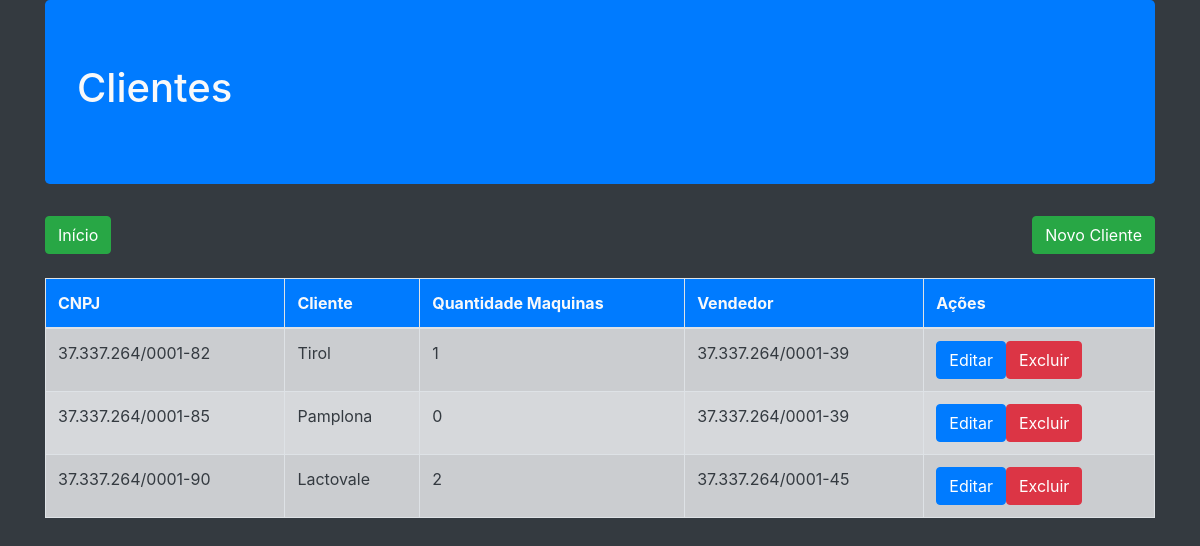
Page /Clientes/ListaCliente.php on the committed database.
### tables this page shows
CREATE TABLE `cliente` (
  `cnpj_cli` varchar(18) NOT NULL,
  `nome` varchar(100) NOT NULL,
  `qtd_maq` int(11) DEFAULT NULL,
  `cnpj_vend` varchar(18) NOT NULL
);

### Vendedor/App/Db/Conexao.class.php (called while the page is built, shortened)
<?php
class Conexao{
private $table;
private $connection;
public function __construct($table=null)
{
    $this->table= $table;
}
private function Conexao(){
    $username='root';
    $password='';
   try{
        $this->connection= new PDO ('mysql:host=localhost;dbname=cadastro_maquinas',$username, $password);
        $this->connection->setAttribute(PDO::ATTR_ERRMODE,PDO::ERRMODE_EXCEPTION);
    }catch(PDOException $e){
        die('ERROR:'.$e->getMessage());
}
}
public function execute($query,$params=[]){
    try{
        $statement = $this->connection->prepare($query);
        $statement->execute($params);
        return $statement;
    }catch(PDOException $e){
        die('ERROR:'.$e->getMessage());
    }
}
public function select($where=null,$order=null,$limit=null,$fields='*'){
    $where= strlen($where)?'WHERE '.$where:'';
    $order= strlen($order)?'ORDER BY '.$order:'';
    $limit= strlen($limit)?'LIMIT '.$limit:'';
    $query='SELECT '.$fields.' FROM '.$this->table.' '.$where.' '.$order.' '.$limit;
    return $this->execute($query);
}
}
?>

### Vendedor/App/Entity/Cliente.class.php (called while the page is built, shortened)
<?php
require_once ('../Vendedor/App/Db/Conexao.class.php');
class Cliente{
public static function getClientes($where=null,$order=null,$limit=null,$fields='*'){
return (new Conexao('cliente'))->select($where,$order,$limit,$fields)
                                ->fetchAll(PDO::FETCH_CLASS,self::class);
}
}
?>

### Clientes/ListaCliente.php (the view, shortened to what this page needs)
<?php
require ('../Vendedor/App/Entity/cliente.class.php');
$clientes = Cliente:: getClientes();
$imprime='';
foreach ($clientes as $cliente){
    $imprime.= '<tr>
    <td>'.$cliente->cnpj_cli.'</td>
    <td>'.$cliente->nome.'</td>
    <td>'.$cliente->qtd_maq.'</td>
    <td>'.$cliente->cnpj_vend.'</td>
    <td><a href="Editarcliente.php?cliente='.$cliente->cnpj_cli.'" class="btn btn-primary">Editar</a ><a href="Deletarcliente.php?cliente='.$cliente->cnpj_cli.'"  class="btn btn-danger">Excluir</a></td>
</tr>';
}
require ('./Header.php')
?>
<a class="btn btn-success mb-4 float-left" href="../index.php">Início</a>
<a class="btn btn-success mb-4 float-right" href="./CadastraCliente.php">Novo Cliente</a>
<table class="table  table-striped table-bordered table-hover">
    <thead class="bg-primary">
        <tr>
            <th>CNPJ</th>
            <th>Cliente</th>
            <th>Quantidade Maquinas</th>
            <th>Vendedor</th>
            <th>Ações</th>
        </tr>
    </thead>
    <tbody class="table-secondary text-dark">
       <?php if ($imprime=='')
       echo $imprime;?>
    </tbody>
</table>

### rows in the picture
cliente: cnpj_cli "37.337.264/0001-82", nome "Tirol", qtd_maq "1", cnpj_vend "37.337.264/0001-39"
cliente: cnpj_cli "37.337.264/0001-85", nome "Pamplona", qtd_maq "0", cnpj_vend "37.337.264/0001-39"
cliente: cnpj_cli "37.337.264/0001-90", nome "Lactovale", qtd_maq "2", cnpj_vend "37.337.264/0001-45"
